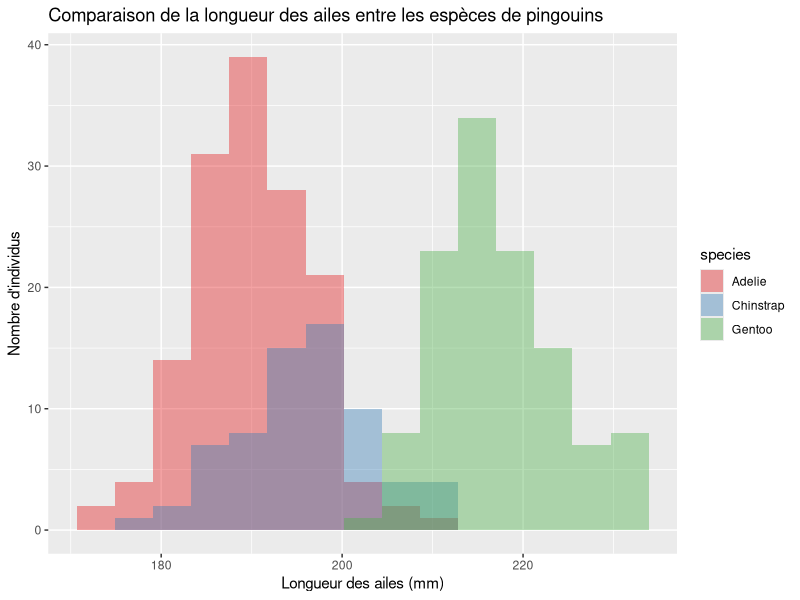
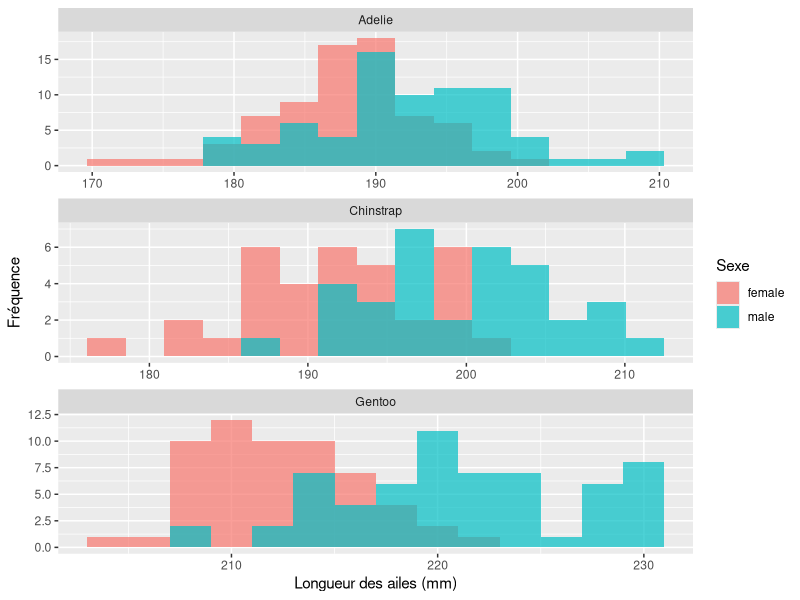
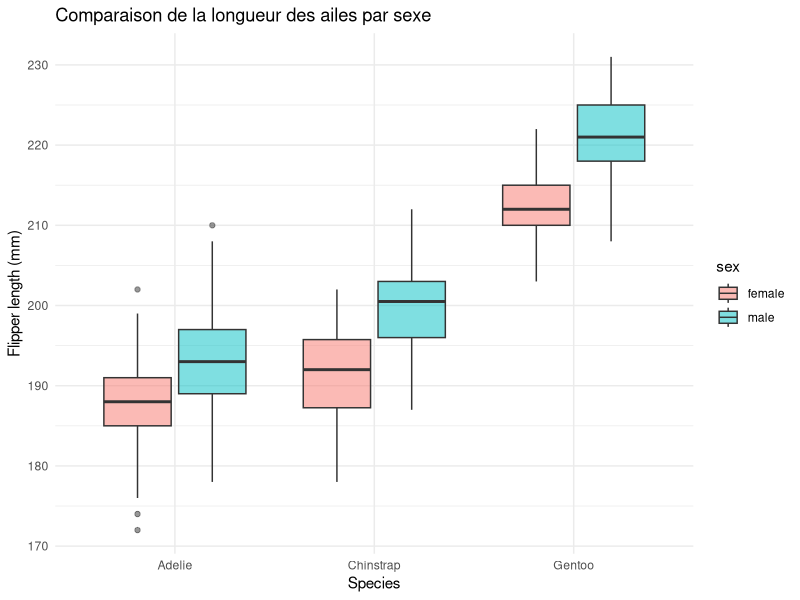
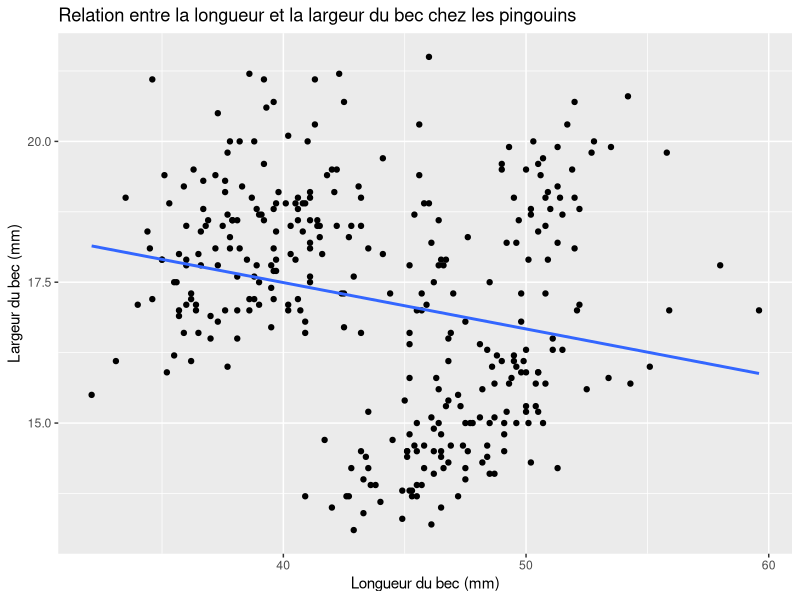
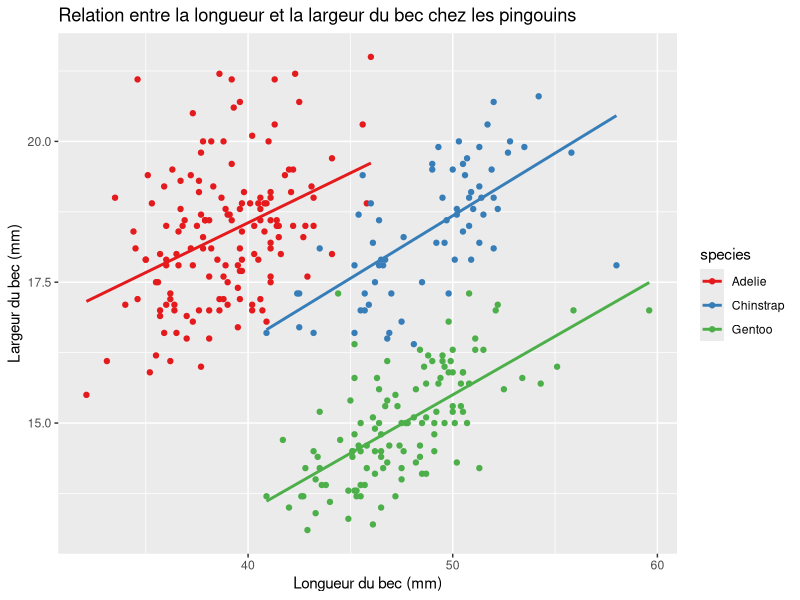

Generate these figures, in order, with R:
## ---- chunk 1
knitr::opts_chunk$set(echo = TRUE)
library(palmerpenguins)
library(ggplot2)
## ---- chunk 2
penguins <- na.omit(penguins)
## ---- chunk 3

ggplot(penguins, aes(x = flipper_length_mm, fill = species)) +
  geom_histogram(alpha = 0.4, position = "identity", bins = 15) +
  labs(x = "Longueur des ailes (mm)", y = "Nombre d'individus") +
  ggtitle("Comparaison de la longueur des ailes entre les espèces de pingouins") +
  scale_fill_brewer(palette = "Set1")

## ---- chunk 4

ggplot(penguins, aes(x = flipper_length_mm, fill = sex)) +
  geom_histogram(position = "identity", alpha = 0.7, bins = 15) +
  labs(x = "Longueur des ailes (mm)", y = "Fréquence", fill = "Sexe") +
  facet_wrap(~ species, ncol = 1, scales = "free") +
  scale_fill_manual(values = c("#F8766D", "#00BFC4"))
## ---- chunk 5
ggplot(penguins, aes(x = species, y = flipper_length_mm, fill = sex)) +
  geom_boxplot(alpha = 0.5) +
  labs(title = "Comparaison de la longueur des ailes par sexe",
       x = "Species", y = "Flipper length (mm)") +
  theme_minimal()
## ---- chunk 6
ggplot(penguins, aes(x = bill_length_mm, y = bill_depth_mm)) +
  geom_point() +
  geom_smooth(method = "lm", se = FALSE) +
  labs(x = "Longueur du bec (mm)", y = "Largeur du bec (mm)") +
  ggtitle("Relation entre la longueur et la largeur du bec chez les pingouins")
## ---- chunk 7
ggplot(penguins, aes(x = bill_length_mm, y = bill_depth_mm, color = species)) +
  geom_point() +
  geom_smooth(method = "lm", se = FALSE) +
  labs(x = "Longueur du bec (mm)", y = "Largeur du bec (mm)") +
  ggtitle("Relation entre la longueur et la largeur du bec chez les pingouins") +
  scale_color_brewer(palette = "Set1")
